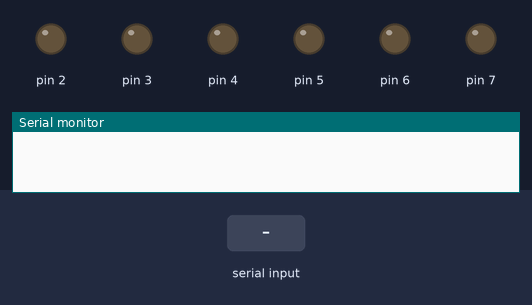
Bench run of a sketch on a simulated Arduino Uno, built for the host (arithmetic inside an expression is 32-bit, double 64-bit). On the bench: output pins drawn as LEDs (lit = HIGH), the last lines printed to the serial monitor. Inputs (shaded band) come from the test bench.

Above: at 1.2 s.
1.3 s: "90,45\n" received over Serial
At 2.2 s:
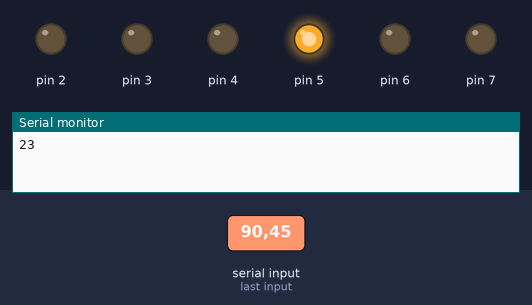
At 3.6 s:
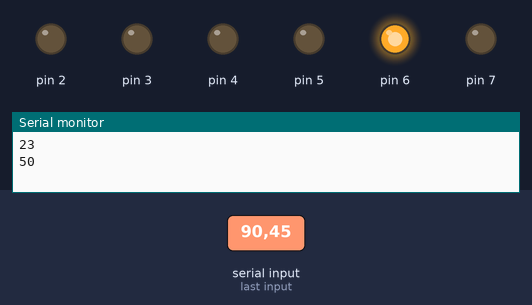
4.3 s: "30,150\n" received over Serial
At 7.3 s:
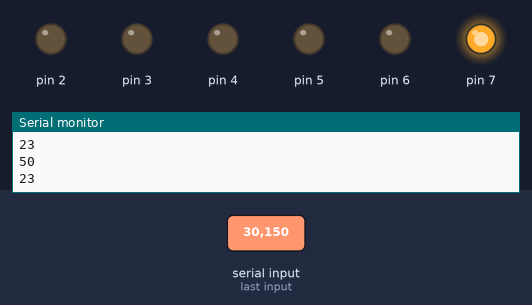
Timing chart, 0 to 38.3 s (numbered marks = the images above; inputs shaded):
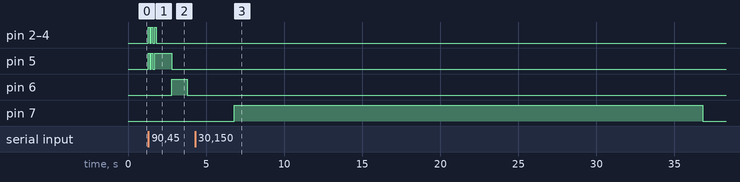

Measured:
- after the input at 1.3 s, pin 2–4: alternates HIGH for 0.10 s and LOW for 0.10 s, 6 changes in all, then stays LOW, starting at once; pin 5: goes HIGH 0.10 s, LOW 0.10 s, HIGH 0.10 s, LOW 0.10 s, HIGH 1.1 s, then LOW, starting at once; pin 6: LOW → HIGH after 1.5 s, → LOW 1.0 s later
- after the input at 4.3 s, pin 7: LOW → HIGH after 2.5 s, → LOW 30.0 s later

The sketch:

Arduino_code.ino
```cpp
// this is a first version so values of sensor are predefined, they be soon read by sensors

int message = 0;
String message2 ;
int temp = 23 ;
int humid1 = 25 ;
int humid2 = 60;
int lum = 50 ;
void setup() {
  pinMode(2, OUTPUT);
  pinMode(3, OUTPUT);
  pinMode(4, OUTPUT);
  pinMode(5, OUTPUT);
  pinMode(6, OUTPUT);
  pinMode(7, OUTPUT);
  Serial.begin(9600);


}

void loop() {

  if (Serial.available())  {
    message = Serial.read()-'0';  // subtracting the 0 character , wich is 48 in ASCII


    if (message == 1){

      digitalWrite(2,HIGH);
      delay(1000);
      digitalWrite(2,LOW);

      Serial.println(temp,DEC);


    }

    if (message == 2){

      digitalWrite(3,HIGH);
      delay(1000);
      digitalWrite(3,LOW);
      Serial.println(humid1,DEC);


  }

    if (message == 3){

      digitalWrite(4,HIGH);
      delay(1000);
      digitalWrite(4,LOW);
      Serial.println(humid2,DEC);
    }

   if (message == 9){
      Serial.println(temp,DEC);

      digitalWrite(2,HIGH);
      digitalWrite(3,HIGH);
      digitalWrite(4,HIGH);
      digitalWrite(5,HIGH);
      delay(100);
      digitalWrite(2,LOW);
      digitalWrite(3,LOW);
      digitalWrite(4,LOW);
      digitalWrite(5,LOW);
      delay(100);
      digitalWrite(2,HIGH);
      digitalWrite(3,HIGH);
      digitalWrite(4,HIGH);
      digitalWrite(5,HIGH);
      delay(100);
      digitalWrite(2,LOW);
      digitalWrite(3,LOW);
      digitalWrite(4,LOW);
      digitalWrite(5,LOW);
      delay(100);
      digitalWrite(2,HIGH);
      digitalWrite(3,HIGH);
      digitalWrite(4,HIGH);
      digitalWrite(5,HIGH);
      delay(100);
      digitalWrite(2,LOW);
      digitalWrite(3,LOW);
      digitalWrite(4,LOW);
      digitalWrite(5,LOW);


   }


   if (message == 4){

      digitalWrite(5,HIGH);
      delay(1000);
      digitalWrite(5,LOW);
      Serial.println(lum,DEC);


  }
   if (message == 5){
      digitalWrite(2,LOW);

      digitalWrite(3,LOW);

      digitalWrite(4,LOW);

      digitalWrite(5,LOW);

      digitalWrite(6,HIGH);

      delay(1000);

      digitalWrite(6,LOW);

      Serial.println(temp,DEC);

      delay(2000);
      message2 = Serial.readString();
      if (message2 != '0'){


        digitalWrite(7, HIGH);
        delay(1000*message2.toInt());
        digitalWrite(7, LOW);


      }


  }


  }
}
```
